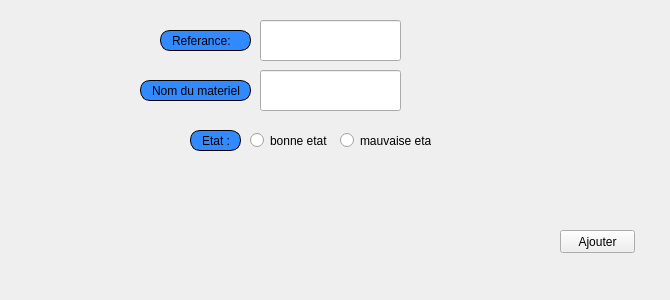
     <widget class="QWidget" name="tab_4">
      <attribute name="title">
       <string>ajouter</string>
      </attribute>
      <widget class="QLabel" name="label">
       <property name="geometry">
        <rect>
         <x>160</x>
         <y>30</y>
         <width>91</width>
         <height>21</height>
        </rect>
       </property>
       <property name="styleSheet">
        <string notr="true">border: 1px solid black;
border-radius: 10px;
padding: 0 8px;
background: #318aff;
font: bold, &quot;Arial&quot;;;
text-align:center;</string>
       </property>
       <property name="text">
        <string>Referance:</string>
       </property>
      </widget>
      <widget class="QLabel" name="label_2">
       <property name="geometry">
        <rect>
         <x>140</x>
         <y>80</y>
         <width>111</width>
         <height>21</height>
        </rect>
       </property>
       <property name="styleSheet">
        <string notr="true">border: 1px solid black;
border-radius: 10px;
padding: 0 8px;
background: #318aff;
font: bold, &quot;Arial&quot;;;
text-align:center;</string>
       </property>
       <property name="text">
        <string>Nom du materiel :</string>
       </property>
      </widget>
      <widget class="QLabel" name="label_3">
       <property name="geometry">
        <rect>
         <x>190</x>
         <y>130</y>
         <width>51</width>
         <height>21</height>
        </rect>
       </property>
       <property name="styleSheet">
        <string notr="true">border: 1px solid black;
border-radius: 10px;
padding: 0 8px;
background: #318aff;
font: bold, &quot;Arial&quot;;;
text-align:center;</string>
       </property>
       <property name="text">
        <string>Etat :</string>
       </property>
      </widget>
      <widget class="QLineEdit" name="referancePoss">
       <property name="geometry">
        <rect>
         <x>260</x>
         <y>20</y>
         <width>141</width>
         <height>41</height>
        </rect>
       </property>
       <property name="styleSheet">
        <string notr="true"/>
       </property>
      </widget>
      <widget class="QLineEdit" name="nomPoss">
       <property name="geometry">
        <rect>
         <x>260</x>
         <y>70</y>
         <width>141</width>
         <height>41</height>
        </rect>
       </property>
       <property name="styleSheet">
        <string notr="true"/>
       </property>
      </widget>
      <widget class="QRadioButton" name="ajouterEtatMateriauxPoss1">
       <property name="geometry">
        <rect>
         <x>250</x>
         <y>130</y>
         <width>81</width>
         <height>21</height>
        </rect>
       </property>
       <property name="text">
        <string>bonne etat</string>
       </property>
      </widget>
      <widget class="QRadioButton" name="ajouteretatMateriauxposs0">
       <property name="geometry">
        <rect>
         <x>340</x>
         <y>130</y>
         <width>91</width>
         <height>21</height>
        </rect>
       </property>
       <property name="text">
        <string>mauvaise etat </string>
       </property>
      </widget>
      <widget class="QPushButton" name="ajouterposs">
       <property name="geometry">
        <rect>
         <x>560</x>
         <y>230</y>
         <width>75</width>
         <height>23</height>
        </rect>
       </property>
       <property name="mouseTracking">
        <bool>true</bool>
       </property>
       <property name="focusPolicy">
        <enum>Qt::ClickFocus</enum>
       </property>
       <property name="styleSheet">
        <string notr="true">

#ajouterposs{
font: bold, &quot;Arial&quot;;;     background-color: qlineargradient(x1: 0, y1: 0, x2: 0, y2: 1,
                                       stop: 0 #dadbde, stop: 1 #f6f7fa);
}
#ajouterposs:pressed {
font: bold, &quot;Arial&quot;;;     background-color: qlineargradient(x1: 0, y1: 0, x2: 0, y2: 1,
                                       stop: 0 #dadbde, stop: 1 #fff07b);}</string>
       </property>
       <property name="text">
        <string>Ajouter</string>
       </property>
       <property name="icon">
        <iconset resource="ressources.qrc">
         <normaloff>:/images/img/app.png</normaloff>:/images/img/app.png</iconset>
       </property>
      </widget>
      <widget class="QLabel" name="label_14">
       <property name="geometry">
        <rect>
         <x>0</x>
         <y>0</y>
         <width>661</width>
         <height>281</height>
        </rect>
       </property>
       <property name="text">
        <string/>
       </property>
       <property name="pixmap">
        <pixmap resource="ressources.qrc">:/images/img/imf.jpg</pixmap>
       </property>
      </widget>
      <widget class="QLabel" name="label_103">
       <property name="geometry">
        <rect>
         <x>0</x>
         <y>-8</y>
         <width>661</width>
         <height>291</height>
        </rect>
       </property>
       <property name="text">
        <string/>
       </property>
       <property name="pixmap">
        <pixmap>:/img/imf.jpg</pixmap>
       </property>
      </widget>
      <zorder>label_103</zorder>
      <zorder>label_14</zorder>
      <zorder>label</zorder>
      <zorder>label_2</zorder>
      <zorder>label_3</zorder>
      <zorder>referancePoss</zorder>
      <zorder>nomPoss</zorder>
      <zorder>ajouterEtatMateriauxPoss1</zorder>
      <zorder>ajouteretatMateriauxposs0</zorder>
      <zorder>ajouterposs</zorder>
     </widget>
